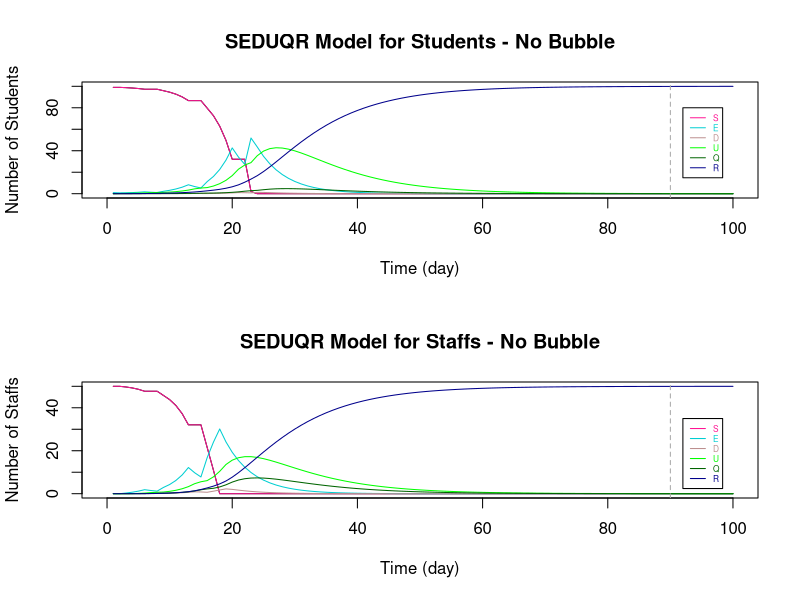

Here is the R script that generated this plot:

###################################################################################################################

# Parameters
Ta = matrix(c(0.64,1), nrow = 2) # transmissibility of student and staff
Ca = matrix(c(0.79,1), nrow = 1)  # susceptibility of student and staff
tau = mean(0.54, 0.54/2)  # individual transmission rate within and outside the bubble
# set p: the transmission rate: 
p1 = Ta %*% Ca
# p = (student-student, staff-student, student-staff, staff-staff )
p = c(p1[1,1]*tau, p1[2,1]*tau, p1[1,2]*tau, p1[2,2]*tau) #RHO

a = 0.2  # ALPHA: rate from latent to infection
d = c(0.1,0.3) # d:probability of an infection is detectable/symptomatic for student and staff
e = 0.138 # EPSILON: the relative transmission for undetectable compared to detectable
o = 0.75  # THETA: rate of getting quanrantined 
y = 0.1 # GAMMA:recovery rate (differ by age and compartments)

r.values = c(20, 3, 20, 5)  # r:contact r people (should be changing with time), in the same order as p (RHO)

T = 100
N = 10 # student number in each bubble


###################################################################################################################

# Set initials
R = Q = U = D = E = S=matrix(rep(0), T+1)

S.Staff=S1=S2=S3=S4=S
E.Staff=E1=E2=E3=E4=E
D.Staff=D1=D2=D3=D4=D
U.Staff=U1=U2=U3=U4=U
Q.Staff=Q1=Q2=Q3=Q4=Q
R.Staff=R1=R2=R3=R4=R


###################################################################################################################

B <- matrix(rep(0), T, 1)
A <- array(rep(B), dim = c(T, 6))

A[1,] <- c(99,1,0,0,0,0)   # initials

dimnames(A) <- list(1:T, c("S","E","D","U","Q","R"))  # name the array

head(A)
df <- as.data.frame(A)
###################################################################################################################

# i : time step start from 1 
# j : bubble number 1 to 10

for (i in 1:T){

    ###### For STUDENTS
    
    # initals
    S[1] =  99
    E[1] =  1
    D[1] =  0
    U[1] =  0
    Q[1] =  0
    R[1] =  0
    
    # STUDENT to STUDENT 0
    S1[1] =  99
    E1[1] =  1
    D1[1] =  0
    U1[1] =  0
    Q1[1] =  0
    R1[1] =  0

    # This formula comes from the dynamic equations (in powerpoint slide 4)
    S1[i+1] = S[i] - r.values[1]*p[1]*(D[i]+e*U[i])
    E1[i+1] = E[i] + r.values[1]*p[1]*(D[i]+e*U[i]) - a*E[i]
    D1[i+1] = D[i] + a*d[1]*E[i] - o*D[i]
    U1[i+1] = U[i] + a*(1-d[1])*E[i] - y*U[i]
    Q1[i+1] = Q[i] + o*D[i] - y*Q[i]
    R1[i+1] = R[i] + y*(Q[i]+U[i])

    
    
    # STAFF to STUDENTs they teach 
    # initial - there is no change of S and E initially
    S2[1] = 0
    E2[1] = 0

    # The change in S and E for bubble j depends on the number of D and U of staffs
    S2[i+1] = - r.values[2]*p[2]*(D.Staff[i]+e*U.Staff[i])   
    E2[i+1] = r.values[2]*p[2]*(D.Staff[i]+e*U.Staff[i]) 

    
    
    # TOTAL on STUDNETS 
    if (S1[i+1] + S2[i+1] >= 0){   # The total number of S has to be >= 0
      S[i+1] = S1[i+1] + S2[i+1]
      E[i+1] = E1[i+1] + E2[i+1]
    }
    else {  # If not, S = 0, 
      #         E = previous (time step) amout of E - the same amount of students reduced in S compartment - those move to the next compartments
      S[i+1] = 0
      E[i+1] = E[i] - (S[i+1]-S[i]) - a*E[i]
    }
    if (E[i+1] >= 0){
      
    }
    else {
      E[i+1] = 0
    }
      
    D[i+1] = D1[i+1] 
    U[i+1] = U1[i+1]
    Q[i+1] = Q1[i+1]
    R[i+1] = R1[i+1]
    
    
    ###### For STAFF
    
    # initials
    S.Staff[1] =  50
    E.Staff[1] =  0
    D.Staff[1] =  0
    U.Staff[1] =  0
    Q.Staff[1] =  0
    R.Staff[1] =  0
    
    # STUDENT to STAFF
    # initials
    S3[1] = 0

    # Only S and E compartments will change directly by the infection cause by studnets (E3 = -S3)
    S3[i+1] = - r.values[3]*p[3]*(D[i]+e*U[i])

    
    # STAFF to STAFF 
    # initials
    S4[1] = 50
    
    S4[i+1] = S.Staff[i] - r.values[4]*p[4]*(D.Staff[i]+e*U.Staff[i])
    E4[i+1] = E.Staff[i] + r.values[4]*p[4]*(D.Staff[i]+e*U.Staff[i]) - a*E.Staff[i]
    D4[i+1] = D.Staff[i] + a*d[2]*E.Staff[i] - o*D.Staff[i]
    U4[i+1] = U.Staff[i] + a*(1-d[2])*E.Staff[i] - y*U.Staff[i]
    Q4[i+1] = Q.Staff[i] + o*D.Staff[i] - y*Q.Staff[i]
    R4[i+1] = R.Staff[i] + y*(Q.Staff[i]+U.Staff[i])
    
    # TOTAL on STAFF
    if (S4[i+1] + S3[i+1] >= 0){   # The total number of S has to be >= 0
      S.Staff[i+1] = S4[i+1] + S3[i+1]
      E.Staff[i+1] = E4[i+1] - S3[i+1] 
    }
    else {  # If not, S = 0, 
      #         E = previous (time step) amout of E - the same amount of students reduced in S compartment - those move to the next compartments
      S.Staff[i+1] = 0
      E.Staff[i+1]= E.Staff[i] + S.Staff[i] - a*E.Staff[i]
    }

    D.Staff[i+1] = D4[i+1] 
    U.Staff[i+1] = U4[i+1]
    Q.Staff[i+1] = Q4[i+1] 
    R.Staff[i+1] = R4[i+1] 
    
    
    
    df$S[i] =S[i]
    df$E[i] =E[i]
    df$D[i] =D[i]
    df$U[i] =U[i]
    df$Q[i] =Q[i]
    df$R[i] =R[i]
    
    df$S.Staff[i] =S.Staff[i]
    df$E.Staff[i] =E.Staff[i]
    df$D.Staff[i] =D.Staff[i]
    df$U.Staff[i] =U.Staff[i]
    df$Q.Staff[i] =Q.Staff[i]
    df$R.Staff[i] =R.Staff[i]

    
    # The change on Weekends
    # There will not be new infections from 0 A.M. on Saturday till 0 A.M. on the following Monday
    
    offschool = c(seq(0,T,7)-1,seq(0,T,7)-0)
    
    if (!is.na(match(i, setdiff(0:T,offschool))) == TRUE){  #if time i is weekday
    }
    
    else{  #if time i is weekend
      S[i+1] = S[i]
      E[i+1] = E[i] - a*E[i]
      
      S.Staff[i+1] = S.Staff[i]
      E.Staff[i+1] = E.Staff[i] - a*E.Staff[i]
      
    }
    
}

for (i in 1:T){
  
  # reproduction rate Rt
  df$Rt.Student[i] <- (df$E[i+1] + df$D[i+1] + df$U[i+1] + df$Q[i+1]) / 
    (df$E[i] + df$D[i] + df$U[i] + df$Q[i])
  
  df$Rt.Staff[i] <- (df$E.Staff[i+1] + df$D.Staff[i+1] + df$U.Staff[i+1] + df$Q.Staff[i+1]) / 
    (df$E.Staff[i] + df$D.Staff[i] + df$U.Staff[i] + df$Q.Staff[i])
}




###################################################################################################################
# Plot SEDUQR graphs
par(mfrow=c(2, 1), lwd=1)

# Students
X_lim <- seq(1,T,by=1)
plot(df$S~X_lim, pch=15, col="black", main = "SEDUQR Model for Students - No Bubble", type = "l", xlab = "Time (day)", ylab = "Number of Students", xlim = c(0,T), ylim = c(0,100))

lines(df$S, col="DeepPink", lty=1)
lines(df$E, col="DarkTurquoise", lty=1)
lines(df$D, col="RosyBrown", lty=1)
lines(df$U, col="green", lty=1)
lines(df$Q, col="darkgreen", lty=1)
lines(df$R, col="darkblue", lty=1)

legend(92, 80 ,c("S","E","D", "U", "Q", "R"),col=c("DeepPink","DarkTurquoise","RosyBrown", "green", "darkgreen", "darkblue"),
       text.col=c("DeepPink","DarkTurquoise","RosyBrown", "green", "darkgreen", "darkblue"),lty=c(1,1,1,1,1,1),
       cex=0.5)

abline(v=90,col="dark grey", lty=2)

# Staffs
X_lim <- seq(1,T,by=1)
plot(df$S.Staff~X_lim, pch=15, col="black", main = "SEDUQR Model for Staffs - No Bubble", type = "l", xlab = "Time (day)", ylab = "Number of Staffs", xlim = c(0,T), ylim = c(0,50))

lines(df$S.Staff, col="DeepPink", lty=1)
lines(df$E.Staff, col="DarkTurquoise", lty=1)
lines(df$D.Staff, col="RosyBrown", lty=1)
lines(df$U.Staff, col="green", lty=1)
lines(df$Q.Staff, col="darkgreen", lty=1)
lines(df$R.Staff, col="darkblue", lty=1)

legend(92, 35,c("S","E","D", "U", "Q", "R"),col=c("DeepPink","DarkTurquoise","RosyBrown", "green", "darkgreen", "darkblue"),
       text.col=c("DeepPink","DarkTurquoise","RosyBrown", "green", "darkgreen", "darkblue"),lty=c(1,1,1,1,1,1),
       cex=0.5)

abline(v=90,col="dark grey", lty=2)

